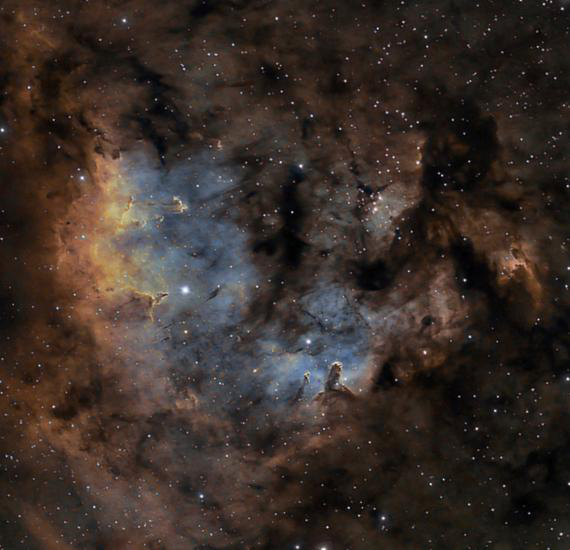
%> input picture Solution/Robustness/StirMark/work.png, 570 x 550 px
$ octave StirMark.m   (GNU Octave 9; MATLAB toolbox functions it lacks are replaced by stand-ins)
%> lines starting %> are read from the running program, lines starting %| are printed output that depends on the picture
clc;
clear all;
close all;

image = imread ('work.png');
%> image is the input picture: size 550x570x3 uint8; mean R, G, B 57.5, 46.6, 41
shearingFactor = 0.001;


strechImage = imresize(image,0.999);

tfrom = affine2d([1 0 0; shearingFactor 1 0; 0 0 1]);
shearedImage = imwarp(image,tfrom);

rotatedImage = imrotate(image,-0.001,'bilinear');

imageNoise = imnoise(image,'gaussian', 0.01, 0.0001);


strechImageStirMark = imresize(image,0.999);
shearedImageStirMark = imwarp(strechImageStirMark,tfrom);
rotatedImageStirMark = imrotate(shearedImageStirMark,-0.001,'bilinear');
imageNoiseStirMark = imnoise(rotatedImageStirMark,'gaussian', 0.01, 0.0001);
imwrite(imageNoiseStirMark,'stirMark.jpg', 'quality',75);


figure;
imshow(strechImage);
title('Streached image by a factor of 0.999');


figure;
imshowpair(image, strechImage,'diff');
title('Difference between original image and streched image');

figure;
imshow(shearedImage);
title('Sheared image');


figure;
imshowpair(image, shearedImage,'diff');
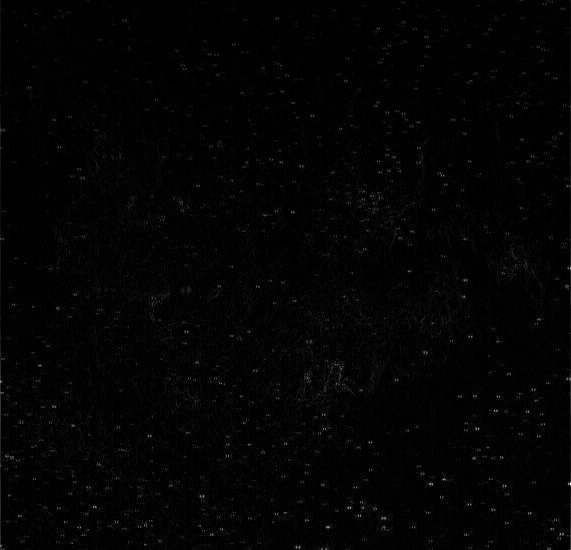
%> displayed picture: size 550x571, on the screen's scale of 0 to 255; min 0, max 255, mean 3.2
title('Difference between original image and sheared image');


figure;
imshow(rotatedImage);
title('Rotated image');

figure;
imshowpair(image, rotatedImage,'diff');
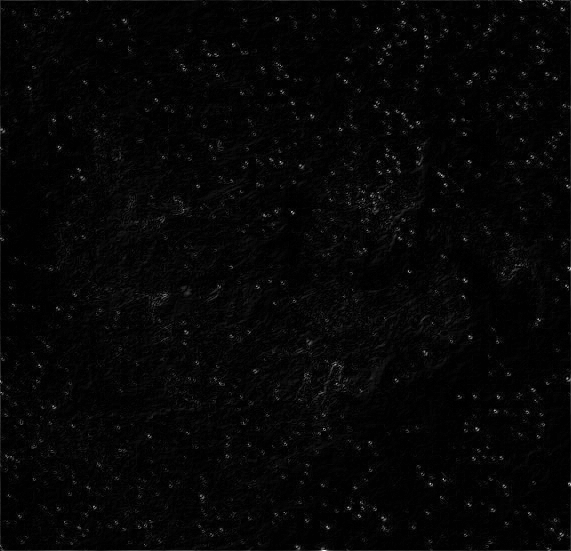
%> displayed picture: size 551x571, on the screen's scale of 0 to 255; min 0, max 255, mean 5.8
title('Difference between original image and rotated image');

figure;
imshow(imageNoise);
title('Image after aplying gaussian noise');

figure;
imshowpair(image, imageNoise,'diff');
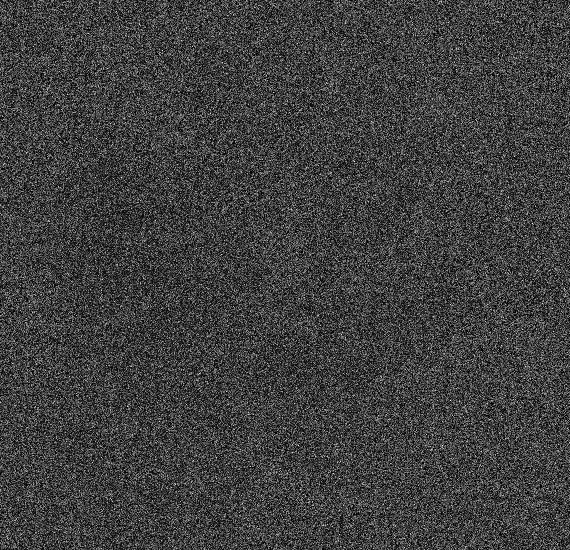
%> displayed picture: size 550x570, on the screen's scale of 0 to 255; min 0, max 255, mean 63.9
title('Difference between original image and noisy image');


figure;
imshow(imageNoiseStirMark);
title('Image after aplying StirMark attack');

figure;
diffStirMarkAttack = imshowpair(image, imageNoiseStirMark,'diff');
title('Difference between original image and StirMark attacked image');
